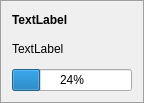
<?xml version="1.0" encoding="UTF-8"?>
<ui version="4.0">
 <class>DownloadWidget</class>
 <widget class="QFrame" name="DownloadWidget">
  <property name="geometry">
   <rect>
    <x>0</x>
    <y>0</y>
    <width>144</width>
    <height>103</height>
   </rect>
  </property>
  <property name="styleSheet">
   <string notr="true">#DownloadWidget {
  background: palette(button);
  border: 1px solid palette(dark);
  margin: 0px;
}</string>
  </property>
  <layout class="QGridLayout" name="m_topLevelLayout">
   <property name="sizeConstraint">
    <enum>QLayout::SizeConstraint::SetMinAndMaxSize</enum>
   </property>
   <item row="0" column="0">
    <widget class="QLabel" name="m_dstName">
     <property name="styleSheet">
      <string notr="true">font-weight: bold
</string>
     </property>
     <property name="text">
      <string>TextLabel</string>
     </property>
    </widget>
   </item>
   <item row="0" column="1">
    <widget class="QPushButton" name="m_cancelButton">
     <property name="sizePolicy">
      <sizepolicy hsizetype="Fixed" vsizetype="Fixed">
       <horstretch>0</horstretch>
       <verstretch>0</verstretch>
      </sizepolicy>
     </property>
     <property name="styleSheet">
      <string notr="true">QPushButton {
  margin: 1px;
  border: none;
}
QPushButton:pressed {
  margin: none;
  border: 1px solid palette(shadow);
  background: palette(midlight);
}</string>
     </property>
     <property name="flat">
      <bool>false</bool>
     </property>
    </widget>
   </item>
   <item row="1" column="0" colspan="2">
    <widget class="QLabel" name="m_srcUrl">
     <property name="maximumSize">
      <size>
       <width>350</width>
       <height>16777215</height>
      </size>
     </property>
     <property name="styleSheet">
      <string notr="true"/>
     </property>
     <property name="text">
      <string>TextLabel</string>
     </property>
    </widget>
   </item>
   <item row="2" column="0" colspan="2">
    <widget class="QProgressBar" name="m_progressBar">
     <property name="styleSheet">
      <string notr="true">font-size: 12px</string>
     </property>
     <property name="value">
      <number>24</number>
     </property>
    </widget>
   </item>
  </layout>
 </widget>
 <resources/>
 <connections/>
</ui>
